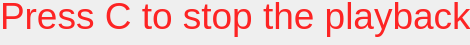
<?xml version="1.0" encoding="UTF-8"?>
<ui version="4.0">
 <class>Form</class>
 <widget class="QWidget" name="Form">
  <property name="geometry">
   <rect>
    <x>0</x>
    <y>0</y>
    <width>470</width>
    <height>45</height>
   </rect>
  </property>
  <property name="minimumSize">
   <size>
    <width>470</width>
    <height>45</height>
   </size>
  </property>
  <property name="maximumSize">
   <size>
    <width>470</width>
    <height>45</height>
   </size>
  </property>
  <property name="windowTitle">
   <string>Cancel overlay</string>
  </property>
  <widget class="QLabel" name="text">
   <property name="geometry">
    <rect>
     <x>0</x>
     <y>-10</y>
     <width>471</width>
     <height>51</height>
    </rect>
   </property>
   <property name="palette">
    <palette>
     <active>
      <colorrole role="WindowText">
       <brush brushstyle="SolidPattern">
        <color alpha="217">
         <red>255</red>
         <green>0</green>
         <blue>0</blue>
        </color>
       </brush>
      </colorrole>
     </active>
     <inactive>
      <colorrole role="WindowText">
       <brush brushstyle="SolidPattern">
        <color alpha="217">
         <red>255</red>
         <green>0</green>
         <blue>0</blue>
        </color>
       </brush>
      </colorrole>
     </inactive>
     <disabled/>
    </palette>
   </property>
   <property name="font">
    <font>
     <pointsize>28</pointsize>
    </font>
   </property>
   <property name="text">
    <string>Press C to stop the playback</string>
   </property>
  </widget>
 </widget>
 <resources/>
 <connections/>
</ui>
